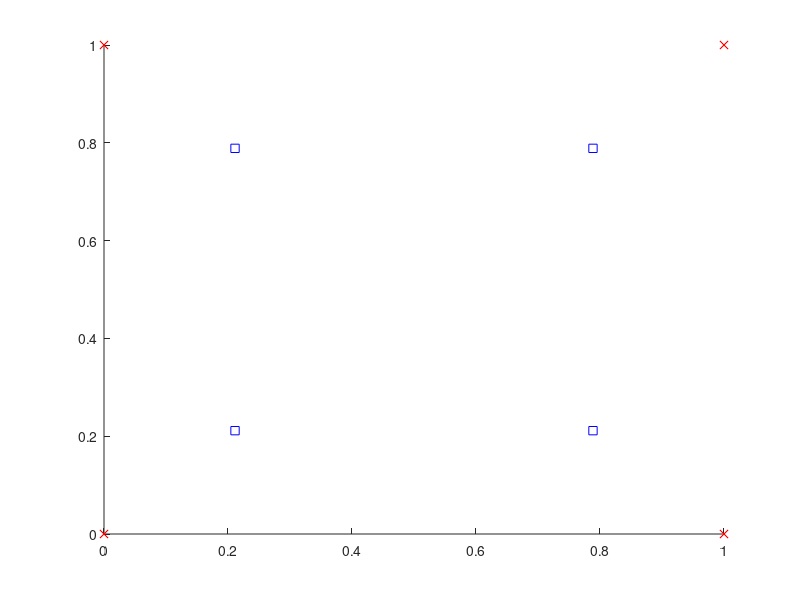

Write MATLAB code to recreate this figure. (Note: this script raises an error after producing the figure.)
clear;

load SlipSystemsAllen.mat;

Stress=[-300.0 0 0;0 0 0;0 0 0];
TauC=115.0./sqrt(6);
Gdref=1e-3;
TauCut=300.0;

MyLoc=[0 1;0 1;0 1];
%%
Tau=zeros(18,1);

for n1=1:12
   Tau(n1)=FCCSlips(n1).n.'*(Stress*FCCSlips(n1).s) ;
end
for n1=1:6
   Tau(n1+12)=CubicSlips(n1).n.'*(Stress*CubicSlips(n1).s) ;
end

%%
Gdot=zeros(18,1);

for n1=1:18
   TauEff=abs(Tau(n1))-TauC;
   if TauEff>0.0
       Gdot(n1)=Gdref*sign(Tau(n1))*sinh(TauEff./TauCut);
   end
end

%% Now Start With Points

NatCoords=[...
    -1 1 1;...
    -1 -1 1;...
    -1 1 -1;...
    -1 -1 -1;...
    1 1 1;...
    1 -1 1;...
    1 1 -1;...
    1 -1 -1;...
    ];

GaussNatCoords=NatCoords./(sqrt(3));

FullPos=[
    MyLoc(1,1),MyLoc(2,1+1),MyLoc(3,1+1);...
    MyLoc(1,1),MyLoc(2,1),MyLoc(3,1+1);...
    MyLoc(1,1),MyLoc(2,1+1),MyLoc(3,1);...
    MyLoc(1,1),MyLoc(2,1),MyLoc(3,1);...
    MyLoc(1,1+1),MyLoc(2,1+1),MyLoc(3,1+1);...
    MyLoc(1,1+1),MyLoc(2,1),MyLoc(3,1+1);...
    MyLoc(1,1+1),MyLoc(2,1+1),MyLoc(3,1);...
    MyLoc(1,1+1),MyLoc(2,1),MyLoc(3,1);...
    ];

FullPosShape=zeros(8,3);

for n1=1:3
    for n2=1:8
        for n3=1:8
            FullPosShape(n2,n1)=FullPosShape(n2,n1)+...
                FullPos(n3,n1)*0.125*...
                (1+NatCoords(n2,1)*NatCoords(n3,1))*...
                (1+NatCoords(n2,2)*NatCoords(n3,2))*...
                (1+NatCoords(n2,3)*NatCoords(n3,3));
        end
    end
end

GaussPosShape=zeros(8,3);

for n1=1:3
    for n2=1:8
        for n3=1:8
            GaussPosShape(n2,n1)=GaussPosShape(n2,n1)+...
                FullPos(n3,n1)*0.125*...
                (1+GaussNatCoords(n2,1)*NatCoords(n3,1))*...
                (1+GaussNatCoords(n2,2)*NatCoords(n3,2))*...
                (1+GaussNatCoords(n2,3)*NatCoords(n3,3));
        end
    end
end


figure(1);
clf;
hold on;
plot3(FullPos(:,1),FullPos(:,2),FullPos(:,3),'rx');
plot3(GaussPosShape(:,1),GaussPosShape(:,2),GaussPosShape(:,3),'bs');

%%


for n1=1:12
   AllSlips(n1).n=FCCSlips(n1).n;
   AllSlips(n1).s=FCCSlips(n1).s;
   AllSlips(n1).t=FCCSlips(n1).t;
end
for n1=1:6
   AllSlips(n1+12).n=CubicSlips(n1).n;
   AllSlips(n1+12).s=CubicSlips(n1).s;
   AllSlips(n1+12).t=CubicSlips(n1).t;
end
%%
myseed=23;
rng(myseed);
%[CurlOut]=GetGaussianCurl(fc,xnat8,gauss,gausscoords);
Co=rand(3,8);

Co=zeros(3,8);
Co(:,1)=1;

%%
RhoS=zeros(8,18);
RhoEN=zeros(8,18);
RhoET=zeros(8,18);

RhoTS=zeros(8,18);
RhoTEN=zeros(8,18);
RhoTET=zeros(8,18);

%%


for nSl=1:18
    fc=zeros(3,8);
    fcT=zeros(3,8);
    for nG=1:8
        x=GaussPosShape(nG,1);
        y=GaussPosShape(nG,2);
        z=GaussPosShape(nG,3);

    [U,Fp,FpT,FpN,FpTN,dFpN,dFpTN]=...
        GetAnalVals(x,y,z,AllSlips(nSl).n,Co);
    
    ASol(nG,nSl).Fp=Fp;
    ASol(nG,nSl).FpT=FpT;
    ASol(nG,nSl).FpN=FpN;
    ASol(nG,nSl).FpTN=FpTN;
    ASol(nG,nSl).dFpN=dFpN;
    ASol(nG,nSl).dFpTN=dFpTN;
    
    fc(:,nG)=FpN;
    fcT(:,nG)=FpTN;
    end
    [CurlOut]=GetGaussianCurl(fc,NatCoords,NatCoords,GaussPosShape.');
    [CurlOutT]=GetGaussianCurl(fcT,NatCoords,NatCoords,GaussPosShape.');
    Xsol(nSl).CurlOut=CurlOut;
    Xsol(nSl).CurlOutT=CurlOutT;
    
    for nG=1:8
    RhoS(nG,nSl)=fc(:,nG).'*AllSlips(nSl).s;
    RhoEN(nG,nSl)=fc(:,nG).'*AllSlips(nSl).n;
    RhoET(nG,nSl)=fc(:,nG).'*AllSlips(nSl).t;

    RhoTS(nG,nSl)=fcT(:,nG).'*AllSlips(nSl).s;
    RhoTEN(nG,nSl)=fcT(:,nG).'*AllSlips(nSl).n;
    RhoTET(nG,nSl)=fcT(:,nG).'*AllSlips(nSl).t;
    end
end


RhoXS=[RhoS;RhoTS];
RhoXEN=[RhoEN;RhoTEN];
RhoXET=[RhoET;RhoTET];

RS=zeros(8,1);
REN=zeros(8,1);
RET=zeros(8,1);

RTS=zeros(8,1);
RTEN=zeros(8,1);
RTET=zeros(8,1);

for nG=1:8
   for nS=1:18
       RS(nG)=RS(nG)+RhoS(nG,nS).^2;
       REN(nG)=REN(nG)+RhoEN(nG,nS).^2;
       RET(nG)=RET(nG)+RhoET(nG,nS).^2;
       
       RTS(nG)=RTS(nG)+RhoTS(nG,nS).^2;
       RTEN(nG)=RTEN(nG)+RhoTEN(nG,nS).^2;
       RTET(nG)=RTET(nG)+RhoTET(nG,nS).^2;
   end
end

RA=RS+REN+RET;
RTA=RTS+RTEN+RTET;
